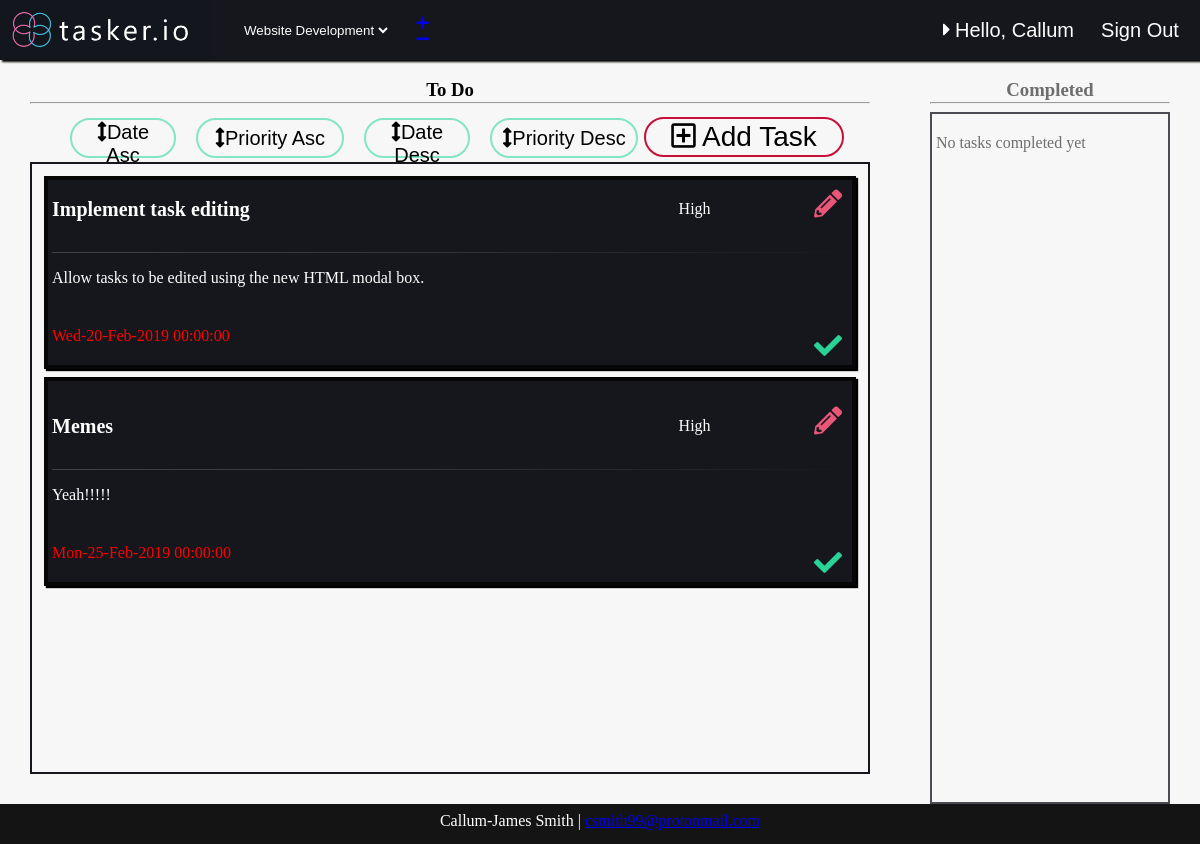
Page /landing.php?signin=success&projects=2 (signed in) on the committed database.
### tables this page shows
CREATE TABLE `tasks` (
  `projectID` int(11) DEFAULT NULL,
  `task_id` int(11) NOT NULL,
  `task_title` varchar(255) NOT NULL,
  `task_date` date NOT NULL,
  `task_time` time DEFAULT NULL,
  `task_state` enum('To Do','In Progress','Completed') NOT NULL,
  `task_priority` enum('High','Medium','Low') NOT NULL,
  `task_desc` varchar(255) DEFAULT NULL
);

### functions.inc.php (the view, shortened to what this page needs)
<?php
function ProjectSelector()
{
    require 'db.php';
    if (empty($_GET['projects']))
        {
            $PROJECT_NAME_SQL = "SELECT * FROM projects WHERE user_id='" . $_SESSION['id'] . "'";
        } elseif (isset($_GET['projects'])) {
        $PROJECT_NAME_SQL = "SELECT * FROM projects WHERE user_id=" . $_SESSION['id'] . " ORDER BY projectID='" . $_GET['projects'] . "' DESC";
    }
    $PROJECT_NAME_RESULT = $connection->query($PROJECT_NAME_SQL);
    echo ('
    <form name="ProjectSelection" action="landing.php" method="get">
        <select name="projects" id="project_selector" onchange="this.form.submit()">
    ');
    while ($PROJECT_NAME_ROW = $PROJECT_NAME_RESULT->fetch_assoc()) {
        $ProjectID = $PROJECT_NAME_ROW['projectID'];
        $project_title = $PROJECT_NAME_ROW['project_name'];
        echo ('<option value="' . $ProjectID . '" >' . $project_title . '</option>');
    }
    echo ('</select></form>');
}
function LastSelectedProject()
{
    require 'db.php';
    $ProjectID = mysqli_query($connection, "SELECT * FROM projects WHERE user_id=" . $_SESSION['id'] . " AND projectID='" . $_GET['projects'] . "'");
    $Project_ID = mysqli_fetch_assoc($ProjectID);
    $ID = intval($Project_ID['projectID']);
    mysqli_query($connection, "UPDATE users SET last_project=" . $ID . " WHERE id=" . $_SESSION['id'] . "");
    $ProjectID = "SELECT * FROM projects,users WHERE user_id=" . $_SESSION['id'] . " AND projectID=users.last_project";
    $projectID_result = $connection->query($ProjectID);
    $projectID_row = $projectID_result->fetch_assoc();
    if ($projectID_row['last_project'] == null) {
        include_once 'functions.inc.php';
        $ID = ProjectID();
    } else {
        $ID = intval($projectID_row['last_project']);
    }
    return $ID;
}
function PrintCompletedTasks()
{
    require 'db.php';
    $LastSelectedProject = LastSelectedProject();
    $sql = "SELECT * FROM tasks,users WHERE projectID=" . intval($LastSelectedProject) . " AND task_state='Completed' AND users.id=" . $_SESSION['id'] . "";
    $result = $connection->query($sql);
    if ($result->num_rows <= 0) {
        echo ('<p>No tasks completed yet</p>');
    }
}
function PrintTasks($type)
{
    require 'db.php';
    $LastSelectedProject = LastSelectedProject();
    if ($type == 'priority-desc') {
        $sql = "SELECT * FROM tasks,users WHERE (projectID=" . intval($LastSelectedProject) . " AND task_state='To Do' AND users.id=" . intval($_SESSION['id']) . ") ORDER BY tasks.task_priority DESC";
    } else if ($type == 'priority-asc') {
        $sql = "SELECT * FROM tasks,users WHERE (projectID=" . intval($LastSelectedProject) . " AND task_state='To Do' AND users.id=" . intval($_SESSION['id']) . ") ORDER BY tasks.task_priority ASC";
    } else if ($type == 'date-desc') {
        $sql = "SELECT * FROM tasks,users WHERE (projectID=" . intval($LastSelectedProject) . " AND task_state='To Do' AND users.id=" . intval($_SESSION['id']) . ") ORDER BY tasks.task_date DESC";
    } else if ($type == 'date-asc') {
        $sql = "SELECT * FROM tasks,users WHERE (projectID=" . intval($LastSelectedProject) . " AND task_state='To Do' AND users.id=" . intval($_SESSION['id']) . ") ORDER BY tasks.task_date ASC";
    } else {
        $sql = "SELECT * FROM tasks,users WHERE (projectID=" . intval($LastSelectedProject) . " AND task_state='To Do' AND users.id=" . intval($_SESSION['id']) . ") ORDER BY tasks.task_date ASC";
    }
    $result = $connection->query($sql);
    if ($result->num_rows > 0) {
        while ($row = $result->fetch_assoc())
            {
                $task_id = $row['task_id'];
                $task_title = $row['task_title'];
                $task_priority = $row['task_priority'];
                $task_desc = $row['task_desc'];
                $task_date = date('D-d-M-Y', strtotime($row['task_date']));
                $task_time = $row['task_time'];
                $taskDate = strtotime($row['task_date']);
                $ProjectID = "SELECT * FROM projects,users WHERE user_id=" . $_SESSION['id'] . " AND projectID=users.last_project";
                $projectID_result = $connection->query($ProjectID);
                $projectID_row = $projectID_result->fetch_assoc();
                if ($projectID_row['last_project'] == null) {
                    include_once 'functions.inc.php';
                    $ID = ProjectID();
                } else {
                    $ID = intval($projectID_row['last_project']);
                }
                if (time() - (60 * 60 * 24) > $taskDate && time() - (60) > $task_time)
                    {
                        echo ('
                <div class="item-overdue">
                    <div class="title-wrapper">
                        <div class="task-title">
                            <h1 class="taskTitle">' . $task_title . '</h1>
                        </div>
                        <div class="task-priority">
                            <p class="task-priority">' . $task_priority . '</p>
                        </div>
                        <form action="#editModal" method="get">
                            <input name="projects" value="' . $ID . '" style="display: none;">
                            <a href="#editModal" id="edit-button"><button class="edit-buttons" id="edit-button" type="submit" name="edit-task" value="' . $task_id . '"><span class="edit-task"><i class="fas fa-pencil-alt"></i></span></button></a>
                        </form>
                    </div>
                    <hr class="taskTitle">
                    <div id="task-desc" class="task-desc">
                        <p id="desc-text" class="task-desc">' . $task_desc . '</p>
                    </div>
                    <div class="task-date-time">
                        <p class="task-date-time" style="color: red;">' . $task_date . ' ' . $task_time . '</p>
                    </div>
                <div class="c-button-holder">
                    <form action="landing.php" method="get">
                        <input name="projects" value="' . $ID . '" style="display: none;">
                        <button class="complete-buttons" type="submit" name="complete-task" value="' . $task_id . '"><span class="complete-task"><i class="fas fa-check"></i></span></button>
                    </form>
                </div>
                </div>');
                }
            }
    }
}

### landing.php (shortened to what this page needs)
<!DOCTYPE html lang="en">
<head>
    <link rel='stylesheet' href="css/main.css" type="text/css">
    <link rel="stylesheet" href="https://use.fontawesome.com/releases/v5.7.1/css/all.css">
</head>
<body>
    <header>
        <div id="logo">
            <img class="logo" src="images/Logo-header.png" alt="Tasker.io logo">
        </div>
        <div class="project-selector">
            <?php
            include_once 'functions.inc.php';
            ProjectSelector();
            ?>
        </div>
        <div class="new-project">
            <button><a href="#openModalProject" id="open-modal-project"><i class="fas fa-plus"></i></a></button>
            <button><a href="#openProjectDelete" id="open-project-delete"><i class="fas fa-minus"></i></a></button>
        </div>
        <div id="Spacer">
        </div>
        <div id="user">
            <?php
            echo ('
                <div id="account">
                    <form action="account.php" method="get">
                        <button class="signout" type="submit" name="account"><i style="font-size:20px;" class="fas fa-caret-right"></i> Hello, ' . $_SESSION['name'] . '</button>
                    </form>
                </div>
                '); ?>
        </div>
        <div id="signout">
            <form action="signout.inc.php" method="post">
                <button class="signout" type="submit" name="signout">Sign Out</button>
            </form>
        </div>
    </header>
    <div class="container">
        <div class="to-do-container-wrapper">
            <h3 class="headerTitle">To Do</h3>
            <hr>
            <div class="sorting">
                <form action="landing.php" method="get">
                    <?php require_once 'functions.inc.php';
                    echo ('<input name="projects" value="' . $_SESSION['projects'] . '" style="display: none;">'); ?>
                    <button type="submit" title="sort by date ASC"><i class="fas fa-arrows-alt-v"></i>Date Asc</button><br />
                </form>
                <form action="landing.php" method="get">
                    <?php require_once 'functions.inc.php';
                    echo ('<input name="projects" value="' . $_SESSION['projects'] . '" style="display: none;">'); ?>
                    <button type="submit" title="sort by priority ASC"><i class="fas fa-arrows-alt-v"></i>Priority Asc</button><br />
                </form>
                <form action="landing.php" method="get">
                    <?php require_once 'functions.inc.php';
                    echo ('<input name="projects" value="' . $_SESSION['projects'] . '" style="display: none;">'); ?>
                    <button type="submit" title="sort by date DESC"><i class="fas fa-arrows-alt-v"></i>Date Desc</button><br />
                </form>
                <form action="landing.php" method="get">
                    <?php require_once 'functions.inc.php';
                    echo ('<input name="projects" value="' . $_SESSION['projects'] . '" style="display: none;">'); ?>
                    <button type="submit" title="sort by priority DESC"><i class="fas fa-arrows-alt-v"></i>Priority Desc</button><br />
                </form>
                <div class="addItem">
                    <button class="add-item-button" id="add-item"><a href="#openModal" id="open-modal"><i class="far fa-plus-square"></i> Add Task</a></button>
                </div>
            </div>
            <div class="box-1">
                <?php
                if (isset($_GET['sorting'])) {
                    if ($_GET['sorting'] == 'date-desc') {
                        PrintTasks('date-desc');
                    } else if ($_GET['sorting'] == 'date-asc') {
                        PrintTasks('date-asc');
                    } else if ($_GET['sorting'] == 'priority-desc') {
                        PrintTasks('priority-desc');
                    } else if ($_GET['sorting'] == 'priority-asc') {
                        PrintTasks('priority-asc');
                    }
                } else {
                    PrintTasks(false);
                }
                ?>
            </div>
        </div>
        <div class="completed-container-wrapper">
            <h3 class="headerTitle">Completed</h3>
            <hr>
            <div class="box-3">
                <?php
                PrintCompletedTasks();
                ?>
            </div>
        </div>
    </div>
<footer>
    <p>Callum-James Smith | <a href="mailto:csmith99@protonmail.com">csmith99@protonmail.com</a></p>
</footer>
</body>
</html>

### rows in the picture
tasks: task_title "Implement task editing", task_priority "High", $task_id 32 (drawn), task_desc "Allow tasks to be edited using the new HTML modal box.", task_date "Wed-20-Feb-2019", task_time "00:00:00"
tasks: task_title "Memes", task_priority "High", $task_id 33 (drawn), task_desc "Yeah!!!!!", task_date "Mon-25-Feb-2019", task_time "00:00:00"

### other values in the picture
$_SESSION['name'] "Callum"
form field projects "Website Development"
